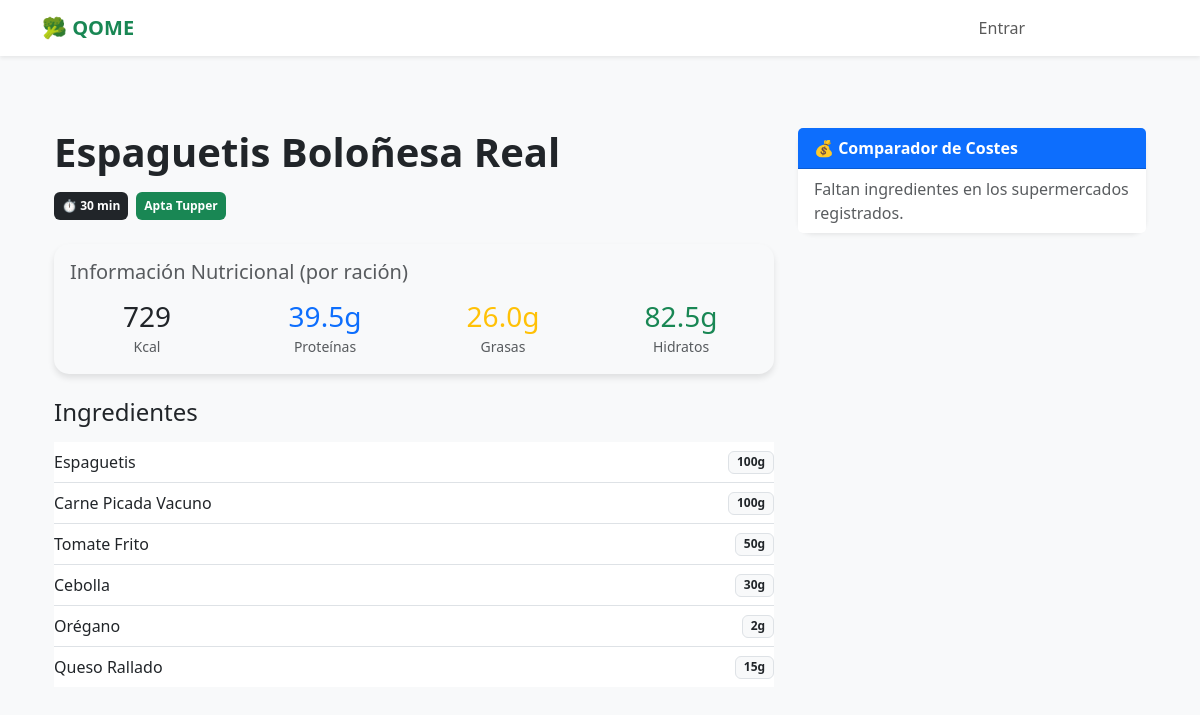
The page /receta/4/ on the database its author committed.
### core/models.py (models this page shows, shortened)
class Receta(models.Model):
    titulo = models.CharField(max_length=200)
    tiempo_preparacion = models.IntegerField()
    es_apta_sarten = models.BooleanField(default=False)
    es_apta_airfryer = models.BooleanField(default=False)
    es_apta_horno = models.BooleanField(default=False)
    es_apta_microondas = models.BooleanField(default=False)
    es_apta_tupper = models.BooleanField(default=True)
    calorias = models.IntegerField(default=0)
    proteinas = models.FloatField(default=0.0)
    grasas = models.FloatField(default=0.0)
    hidratos = models.FloatField(default=0.0)

class RecetaIngrediente(models.Model):
    receta = models.ForeignKey(Receta, related_name='ingredientes', on_delete=models.CASCADE)
    ingrediente_base = models.ForeignKey(IngredienteBase, on_delete=models.CASCADE)
    cantidad_gramos = models.IntegerField()

class IngredienteBase(models.Model):
    CATEGORIAS = [
        ('Fruta', 'Fruta'), ('Verdura', 'Verdura'), ('Carniceria', 'Carnicería'),
        ('Pescaderia', 'Pescadería'), ('Lacteos', 'Lácteos'), ('Despensa', 'Despensa'),
        ('Huevos', 'Huevos'), ('Otros', 'Otros')
    ]
    nombre = models.CharField(max_length=100, unique=True)
    categoria = models.CharField(max_length=20, choices=CATEGORIAS, default='Otros')
    calorias = models.IntegerField(default=0)
    proteinas = models.FloatField(default=0.0)
    grasas = models.FloatField(default=0.0)
    hidratos = models.FloatField(default=0.0)
    dias_caducidad = models.IntegerField(default=7)

### core/views.py (the view)
# urls.py: path('receta/<int:receta_id>/', views.detalle_receta, name='detalle_receta'),
def detalle_receta(request, receta_id):
    receta = get_object_or_404(Receta, id=receta_id)
    costes = receta.costes_por_supermercado.filter(es_posible=True).select_related('supermercado').order_by('coste')
    return render(request, 'core/detalles_receta.html', {'receta': receta, 'costes': costes})

### core/templates/core/detalles_receta.html (shortened to what this page needs)
{% extends 'core/base.html' %}
{% block content %}
<div class="container py-5">
    <div class="row">
        <div class="col-md-8">
            <h1 class="mb-3 fw-bold">{{ receta.titulo }}</h1>
            <div class="d-flex gap-2 mb-4 flex-wrap">
                <span class="badge bg-dark p-2">⏱ {{ receta.tiempo_preparacion }} min</span>
                {% if receta.es_apta_tupper %}<span class="badge bg-success p-2">Apta Tupper</span>{% endif %}
            </div>
            <div class="card mb-4 bg-light border-0">
                <div class="card-body">
                    <h5 class="card-title text-muted mb-3">Información Nutricional (por ración)</h5>
                    <div class="row text-center">
                        <div class="col">
                            <div class="h3 mb-0">{{ receta.calorias }}</div>
                            <small class="text-muted">Kcal</small>
                        </div>
                        <div class="col">
                            <div class="h3 mb-0 text-primary">{{ receta.proteinas }}g</div>
                            <small class="text-muted">Proteínas</small>
                        </div>
                        <div class="col">
                            <div class="h3 mb-0 text-warning">{{ receta.grasas }}g</div>
                            <small class="text-muted">Grasas</small>
                        </div>
                        <div class="col">
                            <div class="h3 mb-0 text-success">{{ receta.hidratos }}g</div>
                            <small class="text-muted">Hidratos</small>
                        </div>
                    </div>
                </div>
            </div>
            <h4 class="mb-3">Ingredientes</h4>
            <ul class="list-group list-group-flush mb-4">
                {% for ing in receta.ingredientes.all %}
                <li class="list-group-item d-flex justify-content-between align-items-center px-0">
                    <span>{{ ing.ingrediente_base.nombre }}</span>
                    <span class="badge bg-light text-dark border">{{ ing.cantidad_gramos }}g</span>
                </li>
                {% endfor %}
            </ul>
        </div>
        <div class="col-md-4">
            <div class="card shadow-sm border-primary mb-3">
                <div class="card-header bg-primary text-white fw-bold">
                    💰 Comparador de Costes
                </div>
                <ul class="list-group list-group-flush">
                    {% for coste in costes %}
                    <li class="list-group-item d-flex justify-content-between align-items-center">
                        <span class="fw-bold" style="color: {{ coste.supermercado.color_brand }}">
                            {{ coste.supermercado.nombre }}
                        </span>
                        <span class="fs-5">{{ coste.coste|floatformat:2 }}€</span>
                    </li>
                    {% empty %}
                    <li class="list-group-item text-muted">
                        Faltan ingredientes en los supermercados registrados.
                    </li>
                    {% endfor %}
                </ul>
            </div>
        </div>
    </div>
</div>
{% endblock %}

### core/templates/core/base.html (style rules this page uses)
body { background-color: #f8f9fa; }
.card { border: none; border-radius: 15px; box-shadow: 0 4px 6px rgba(0,0,0,0.1); }

### rows shown on the page
Receta: titulo "Espaguetis Boloñesa Real", tiempo_preparacion "30", calorias "729", proteinas "39.5", grasas "26.0", hidratos "82.5"
RecetaIngrediente: ingrediente_base.nombre "Espaguetis", cantidad_gramos "100"
RecetaIngrediente: ingrediente_base.nombre "Carne Picada Vacuno", cantidad_gramos "100"
RecetaIngrediente: ingrediente_base.nombre "Tomate Frito", cantidad_gramos "50"
RecetaIngrediente: ingrediente_base.nombre "Cebolla", cantidad_gramos "30"
RecetaIngrediente: ingrediente_base.nombre "Orégano", cantidad_gramos "2"
RecetaIngrediente: ingrediente_base.nombre "Queso Rallado", cantidad_gramos "15"
